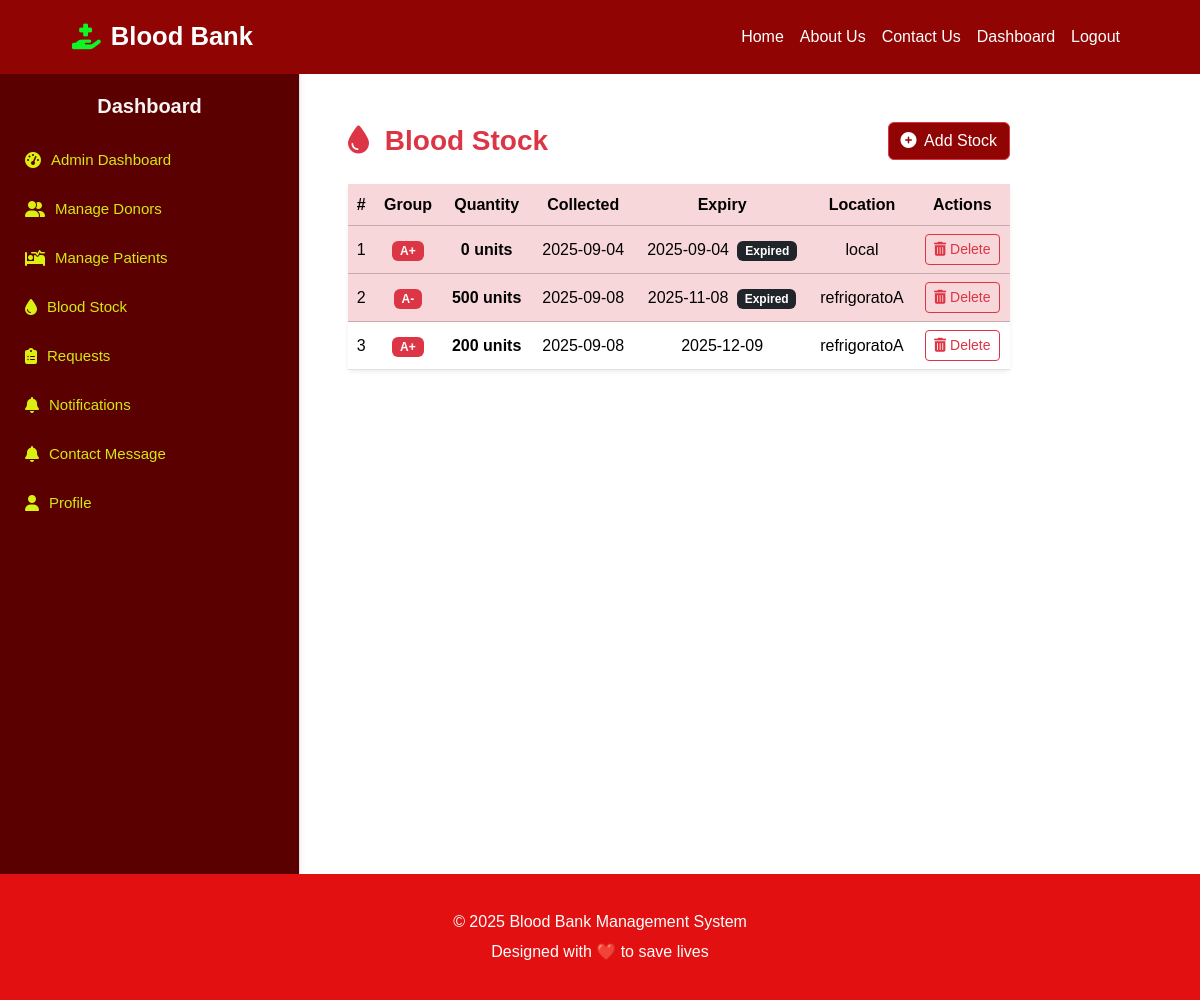
The page /admin/blood_stock.php (signed in) on the database its author committed.
### tables this page shows
CREATE TABLE `blood_stock` (
  `id` int(11) NOT NULL,
  `blood_group` enum('A+','A-','B+','B-','AB+','AB-','O+','O-') NOT NULL,
  `quantity` int(11) NOT NULL,
  `collection_date` date NOT NULL,
  `expiry_date` date NOT NULL,
  `storage_location` varchar(100) DEFAULT NULL,
  `created_at` timestamp NOT NULL DEFAULT current_timestamp(),
  `updated_at` timestamp NOT NULL DEFAULT current_timestamp() ON UPDATE current_timestamp()
);

### functions.php (called while the page is built, shortened)
<?php
function e($str) {
    return htmlspecialchars(trim($str), ENT_QUOTES, 'UTF-8');
}
?>

### admin/blood_stock.php (the view, shortened to what this page needs)
<?php ob_start();
require_once __DIR__ ."/../sidebar.php";
$stmt = $conn->prepare("SELECT * FROM blood_stock ORDER BY expiry_date ASC");
$stmt->execute(); $res = $stmt->get_result();
?>
<div class="col-md-9 col-lg-10 p-4">
  <div class="d-flex justify-content-between align-items-center mb-4">
    <h3 class="text-danger fw-bold mb-0">
      <i class="fas fa-tint me-2"></i> Blood Stock
    </h3>
    <button class="btn btn-danger" data-bs-toggle="modal" data-bs-target="#addStockModal">
      <i class="fas fa-plus-circle me-1"></i> Add Stock
    </button>
  </div>
  <div class="card shadow-sm border-0">
    <div class="card-body p-0">
      <table class="table table-hover align-middle mb-0">
        <thead class="table-danger text-center">
          <tr>
            <th>#</th>
            <th>Group</th>
            <th>Quantity</th>
            <th>Collected</th>
            <th>Expiry</th>
            <th>Location</th>
            <th>Actions</th>
          </tr>
        </thead>
        <tbody class="text-center">
          <?php $i=1; while($row=$res->fetch_assoc()):
            $is_expired = (strtotime($row['expiry_date']) < time());
            $is_near_expiry = (strtotime($row['expiry_date']) < strtotime('+7 days')) && !$is_expired;
          ?>
          <tr class="<?= $is_expired ? 'table-danger' : ($is_near_expiry ? 'table-warning' : '') ?>">
            <td><?= $i ?></td>
            <td><span class="badge bg-danger"><?= e($row['blood_group']) ?></span></td>
            <td><span class="fw-semibold"><?= e($row['quantity']) ?> units</span></td>
            <td><?= e($row['collection_date']) ?></td>
            <td>
              <?= e($row['expiry_date']) ?>
              <?php if($is_expired): ?>
                <span class="badge bg-dark ms-1">Expired</span>
              <?php elseif($is_near_expiry): ?>
                <span class="badge bg-warning text-dark ms-1">Expiring Soon</span>
              <?php endif; ?>
            </td>
            <td><?= e($row['storage_location']) ?: '-' ?></td>
            <td>
              <a class="btn btn-sm btn-outline-danger"
                 href="blood_stock.php?delete=<?= $row['id'] ?>"
                 onclick="return confirm('Are you sure you want to delete this stock?')">
                 <i class="fas fa-trash-alt"></i> Delete
              </a>
            </td>
          </tr>
          <?php $i++; endwhile; ?>
        </tbody>
      </table>
    </div>
  </div>
</div>
              </div>
<?php include "../footer.php"; ob_end_flush();?>

### header.php (style rules this page uses)
.navbar, .btn-danger { background-color: #910404ff!important; }
.navbar-brand, .nav-link, .btn-danger { color: white !important; }
* { margin:0; padding:0; box-sizing:border-box; font-family: 'Poppins', sans-serif; }
body { background:#fff; color:#333; line-height:1.6; overflow-x:hidden; }

### rows shown on the page
blood_stock: blood_group "A+", quantity "0", collection_date "2025-09-04", expiry_date "2025-09-04", shows "Expired", storage_location "local"
blood_stock: blood_group "A-", quantity "500", collection_date "2025-09-08", expiry_date "2025-11-08", shows "Expired", storage_location "refrigoratoA"
blood_stock: blood_group "A+", quantity "200", collection_date "2025-09-08", expiry_date "2025-12-09", storage_location "refrigoratoA"
